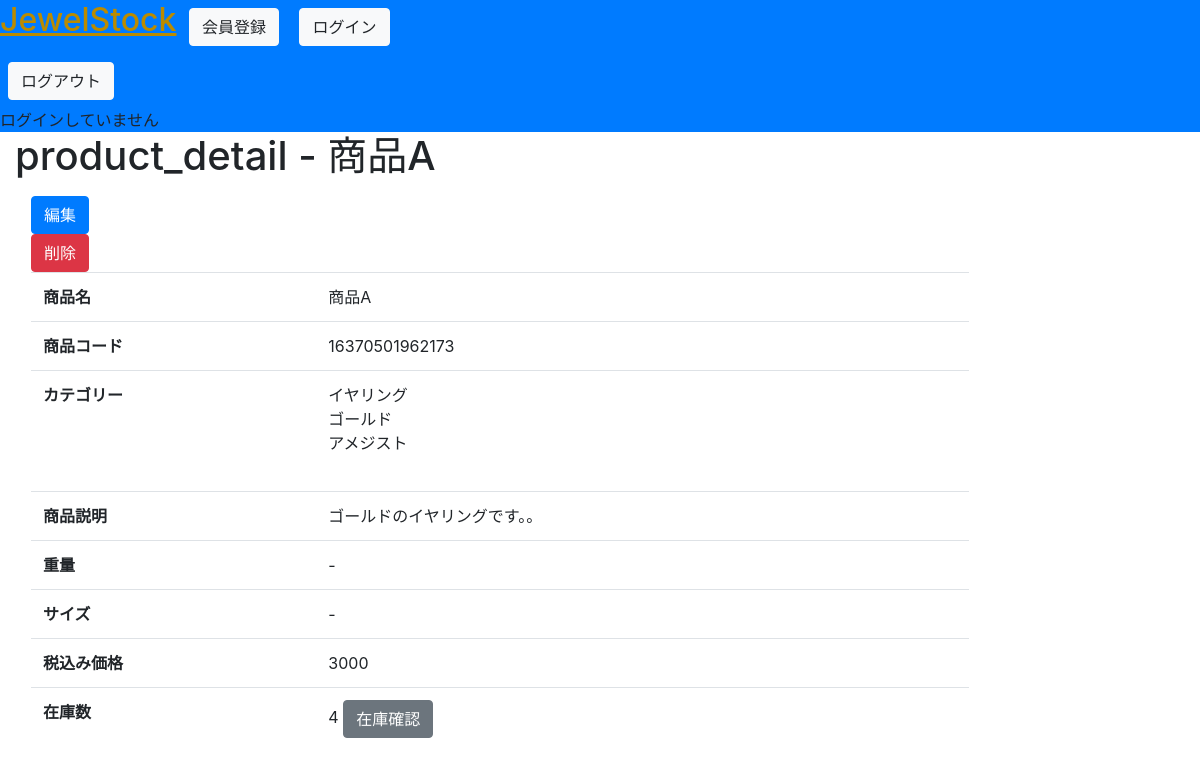
The page /product/16370501962173 on the database its author committed.
### jewelstock/models.py (models this page shows, shortened)
class Product(models.Model):
    product_code_regex = RegexValidator(regex=r'^[0-9]{14}$')
    product_code = models.PositiveIntegerField(verbose_name='商品コード', primary_key=True, validators=[product_code_regex])
    name = models.CharField(verbose_name='商品名', max_length=200)
    category = models.ManyToManyField(ProductCategory, verbose_name='カテゴリー', blank=True)
    description = models.CharField(verbose_name='商品説明', max_length=400)
    weight = models.CharField(verbose_name='重量', max_length=200, null=True, blank=True)
    size = models.CharField(verbose_name='サイズ', max_length=200, null=True, blank=True)
    price = models.PositiveIntegerField(verbose_name='税込み価格')
    def count_item(self):
        return Item.objects.filter(product=self).count()

class ProductCategory(models.Model):
    name = models.CharField(verbose_name='カテゴリー', max_length=20)

### jewelstock/views.py (the view)
class ProductDetailView(View):
    def get(self, request, pk, *args, **kwargs):
        context = {}
        context['product'] = Product.objects.get(pk=pk)
        return render(request, 'jewelstock/product/detail.html', context)

### templates/jewelstock/product/detail.html (shortened to what this page needs)
{% extends "base.html" %}
{% load bootstrap %}
{% block body_title %}product_detail - {{product.name}}{% endblock %}
{% block content %}
<a href="{% url 'jewelstock:product_edit' pk=product.product_code %}" class="btn btn-primary">編集</a>
<form action="{% url 'jewelstock:product_delete' pk=product.product_code %}" method="POST">
    <button type="submit" class="btn btn-danger">削除</button>
</form>
<table class="table">
    <tr>
        <th>商品名</th>
        <td>{{ product.name }}</td>
    </tr>
    <tr>
        <th>商品コード</th>
        <td>{{ product.product_code }}</td>
    </tr>
    <tr>
        <th>カテゴリー</th>
        <td>
            {% for category in product.category.all %}
                {{ category.name }}<br>
            {% endfor %}
        </td>
    </tr>
    <tr>
        <th>商品説明</th>
        <td>{{ product.description }}</td>
    </tr>
    <tr>
        <th>重量</th>
        <td>{{ product.weight|default:'-' }}</td>
    </tr>
    <tr>
        <th>サイズ</th>
        <td>{{ product.size|default:'-' }}</td>
    </tr>
    <tr>
        <th>税込み価格</th>
        <td>{{ product.price }}</td>
    </tr>
    <tr>
        <th>在庫数</th>
        <td>
            {{ product.count_item }}
            <form action="{% url 'jewelstock:stock' %}" class="d-inline">
                <button type="submit" class="btn btn-secondary">在庫確認</button>
            </form>
        </td>
    </tr>
</table>
{% endblock %}

### rows shown on the page
Product: name "商品A", product_code "16370501962173", description "ゴールドのイヤリングです。。", weight "-", size "-", price "3000", count_item "4"
ProductCategory: name "イヤリング"
ProductCategory: name "ゴールド"
ProductCategory: name "アメジスト"
